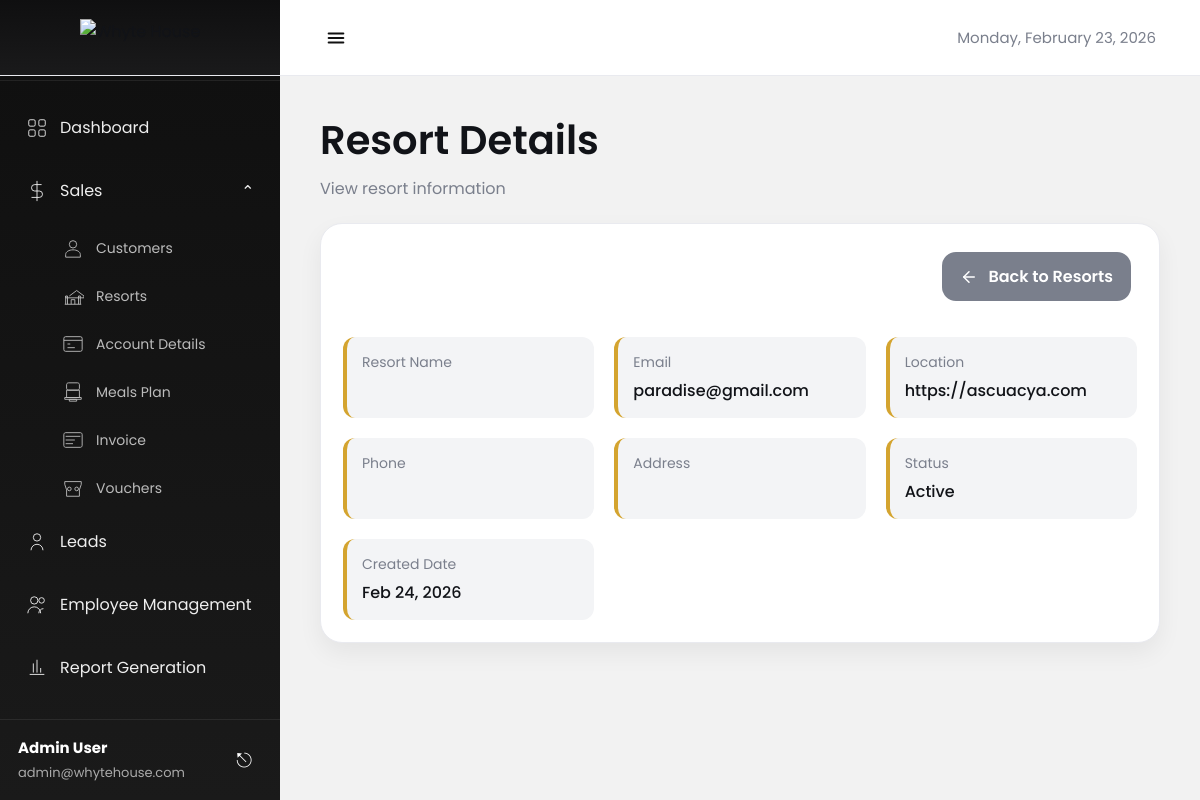
/sales/resorts/2/, run on the app's committed database.
### admin_panel/models.py (models this page shows, shortened)
class Resort(models.Model):
    RESORT_STATUS_CHOICES = [
        ('Active', 'Active'),
        ('Inactive', 'Inactive'),
    ]
    resort_name = models.CharField(max_length=255, unique=True)
    location = models.CharField(max_length=255)
    contact_person = models.CharField(max_length=100, blank=True, null=True)
    contact_number = models.CharField(max_length=20, blank=True, null=True)
    email = models.EmailField(blank=True, null=True)
    address = models.TextField(blank=True, null=True)
    status = models.CharField(
        max_length=20,
        choices=RESORT_STATUS_CHOICES,
        default='Active'
    )
    created_at = models.DateTimeField(auto_now_add=True)
    updated_at = models.DateTimeField(auto_now=True)
    class Meta:
        ordering = ['-created_at']

### admin_panel/views.py (the view)
# urls.py: path('resorts/<int:resort_id>/', views.view_resort, name='view_resort'),
def view_resort(request, resort_id):
    try:
        resort = Resort.objects.get(id=resort_id)
        return render(request, "admin/sales/resort/view_resort.html", {"resort": resort})
    except Resort.DoesNotExist:
        messages.error(request, "Resort not found.")
        return redirect("sales:resort_list")

### templates/admin/sales/resort/view_resort.html (shortened to what this page needs)
{% load static %}
<!DOCTYPE html>
<html lang="en">
<head>
</head>
<body>
  {% include "admin/header.html" %}
  {% include "admin/sidebar.html" %}
  <main class="main">
    <h1 class="page-title">Resort Details</h1>
    <p class="page-sub">View resort information</p>
    <section class="card">
      <div class="card-head">
        <div class="tools">
          <a href="{% url 'sales:resort_list' %}" class="btn-back">
            <svg viewBox="0 0 24 24" fill="none">
              <path d="M19 12H5" stroke="#fff" stroke-width="2" stroke-linecap="round"/>
              <path d="M12 19L5 12L12 5" stroke="#fff" stroke-width="2" stroke-linecap="round" stroke-linejoin="round"/>
            </svg>
            Back to Resorts
          </a>
        </div>
      </div>
      <div class="resort-details">
        <div class="detail-item">
          <div class="detail-label">Resort Name</div>
        </div>
        <div class="detail-item">
          <div class="detail-label">Email</div>
          <div class="detail-value">{{ resort.email }}</div>
        </div>
        <div class="detail-item">
          <div class="detail-label">Location</div>
          <div class="detail-value">{{ resort.location }}</div>
        </div>
        <div class="detail-item">
          <div class="detail-label">Phone</div>
        </div>
        <div class="detail-item">
          <div class="detail-label">Address</div>
        </div>
        <div class="detail-item">
          <div class="detail-label">Status</div>
          <div class="detail-value">{{ resort.status }}</div>
        </div>
        <div class="detail-item">
          <div class="detail-label">Created Date</div>
          <div class="detail-value">{{ resort.created_at|date:"M d, Y" }}</div>
        </div>
      </div>
    </section>
  </main>
</body>
</html>

### templates/admin/sales/resort/view_resort.html (style rules this page uses)
:root { --bg:#f6f7fb; --card:#ffffff; --border:#ececf2; --text:#111318; --muted:#7a7f8c; --input:#f3f4f6; --shadow:0 10px 24px rgba(17,19,24,.06); --accent:#d4a42f; --danger:#e11d48; }
* { box-sizing:border-box;margin:0;padding:0;font-family:"Poppins",sans-serif }
body { background:var(--bg);color:var(--text) }
.main { margin-left:280px; padding:34px 40px 60px; }
.page-title { font-size:40px; font-weight:600; margin-bottom:6px; }
.page-sub { color:var(--muted); font-size:16px; margin-bottom:22px; }
.card { background:var(--card); border:1px solid var(--border); border-radius:22px; box-shadow:var(--shadow); padding:22px; }
.card-head { display:flex; align-items:center; justify-content:space-between; gap:14px; padding:6px 6px 16px; }
.tools { display:flex; align-items:center; gap:14px; flex-wrap:wrap; }
.resort-details { display: grid; grid-template-columns: repeat(auto-fit, minmax(250px, 1fr)); gap: 20px; margin-top: 20px; }
.detail-item { background: var(--input); padding: 15px; border-radius: 12px; border-left: 4px solid var(--accent); }
.detail-label { font-size: 14px; color: var(--muted); margin-bottom: 5px; }
.detail-value { font-size: 16px; font-weight: 500; color: var(--text); }
.btn-back { display:inline-flex; align-items:center; gap:10px; background:var(--muted); color:#fff; border:none; border-radius:14px; padding:12px 18px; font-weight:600; cursor:pointer; text-decoration:none; }
.btn-back svg { width:18px;height:18px }

### templates/admin/header.html (style rules this page uses)
:root { --sidebarW:280px; --hdrH:76px; --dark1:#0f0f10; --dark2:#1a1a1b; --text:#111318; --muted:#7a7f8c; --border:#e9eaef; }
* { box-sizing:border-box }

### templates/admin/sidebar.html (style rules this page uses)
* { margin:0; padding:0; box-sizing:border-box; font-family: "Poppins", sans-serif; }
body { background:#f2f2f2; }

### data on the page
Resort: email "paradise@gmail.com", location "https://ascuacya.com", status "Active", created_at "Feb 24, 2026"
